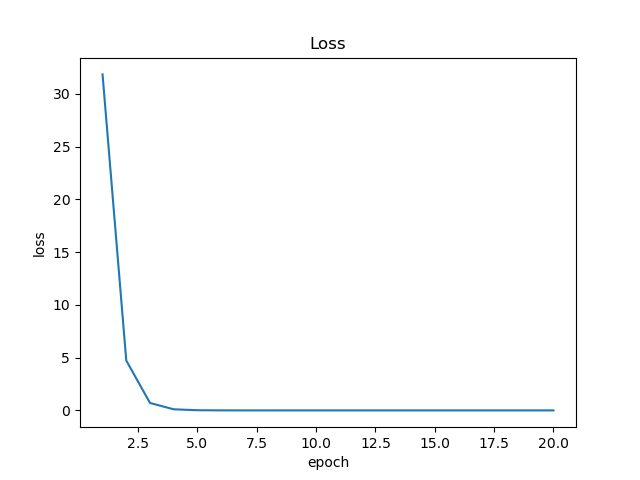

Python code for this plot:
import torch
import torch.nn as nn
import numpy as np
import matplotlib.pyplot as plt

#define dataset
w = np.array([2,-3.4])
b = 4.2
N = 1000
X = np.random.normal(0,1,(N,2))
noise = np.random.normal(0,0.01,N)
y = np.dot(X , w) + b + noise
y = y.reshape((-1,1))

class Dataset(torch.utils.data.Dataset):
    def __init__(self):
        super().__init__() #data.Datasetを継承
        self.x = torch.from_numpy(X).clone().float()
        self.y = torch.from_numpy(y).clone().float()
        self.datanum = len(self.x)
    def __len__(self):
        return self.datanum

    def __getitem__(self, idx):
        return self.x[idx], self.y[idx]     

dataset =  Dataset()
dataloader = torch.utils.data.DataLoader(dataset, batch_size=5,shuffle=True)     
    
#define model
class Net(nn.Module):
    def __init__(self,input_features,output_features):
        super().__init__() #nn.Moduleを継承
        self.linear = nn.Linear(input_features,output_features)
        nn.init.normal_(self.linear.weight, mean=0,std=0.01) #重みを初期化
    def forward(self,input):
        output = self.linear(input)
        return output
    
model = Net(2,1)

#define loss function
def squared_loss_function(pred_y,y):
    return (y.reshape((pred_y.shape)) - pred_y)**2 /2

#define stochastic gradient descent
optimizer = torch.optim.SGD(model.parameters(), lr=0.001)

epochs = 20
losses = []
for epoch in range(epochs):  # loop over the dataset multiple times
    print("epoch : {}".format(epoch))
    model.train()
    total_loss =0
    cnt = 0
    for i, data in enumerate(dataloader, 0):
        # get the inputs; data is a list of [X, y]
        X, y = data
        cnt += 1
        # zero the parameter gradients
        optimizer.zero_grad()

        # forward + backward + optimize
        pred_y = model(X)
        loss=squared_loss_function(pred_y,y)
        loss.sum().backward()
        optimizer.step()
        total_loss += loss.sum().detach().numpy().copy() #tensor -> numpy
        
    losses.append(total_loss/cnt) #epochごとの平均lossを格納

#print learnt parameters
print("-----true parameters-----")
print(f"w：{w}")  
print(f"b：{b}")
print("-----learnt parameters-----")
print("w：",model.state_dict()["linear.weight"].detach().numpy().copy()[0])  #tensor -> numpy
print("b：",model.state_dict()["linear.bias"].detach().numpy().copy()[0])   #tensor -> numpy

# Plot result
plt.plot(range(1, epochs+1),losses)
plt.title('Loss')
plt.xlabel('epoch')
plt.ylabel('loss')
plt.savefig('./q1.png')
plt.close()